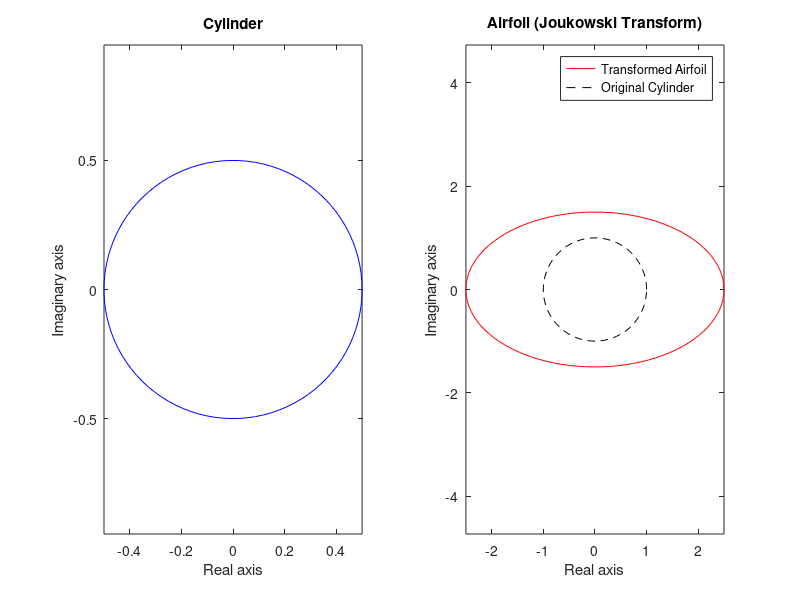

MATLAB code for this plot: (Note: this script raises an error after producing the figure.)
% Parameters
a = 1; % Parameter for Joukowski transform
r = 0.5; % Radius of the cylinder
theta = linspace(0, 2*pi, 100); % Angles for points around the cylinder

% Complex variable for points on the cylinder
z_cylinder = r * exp(1i * theta);

% Joukowski transform
w = z_cylinder + (a^2) ./ z_cylinder;

% Plotting
figure;

% Plot the cylinder
subplot(1, 2, 1);
plot(real(z_cylinder), imag(z_cylinder), 'b');
title('Cylinder');
xlabel('Real axis');
ylabel('Imaginary axis');
axis equal;

% Plot the airfoil using Joukowski transform
subplot(1, 2, 2);
plot(real(w), imag(w), 'r');
title('Airfoil (Joukowski Transform)');
xlabel('Real axis');
ylabel('Imaginary axis');
axis equal;

% Add a circle to represent the transformed cylinder
hold on;
circle_points = exp(1i * linspace(0, 2*pi, 100));
plot(a * real(circle_points), a * imag(circle_points), '--k');
hold off;
legend('Transformed Airfoil', 'Original Cylinder');

sgtitle('Joukowski Transform: Cylinder to Airfoil');
